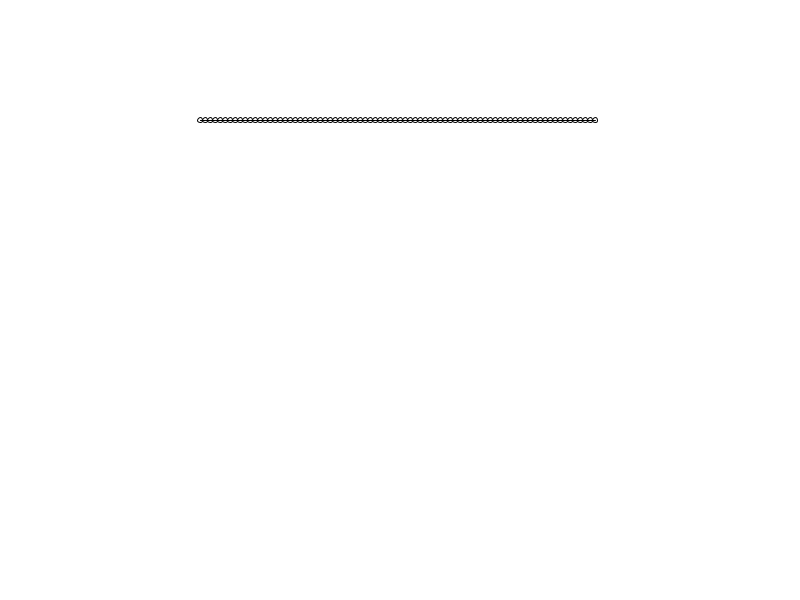
Frame 1 (no input)
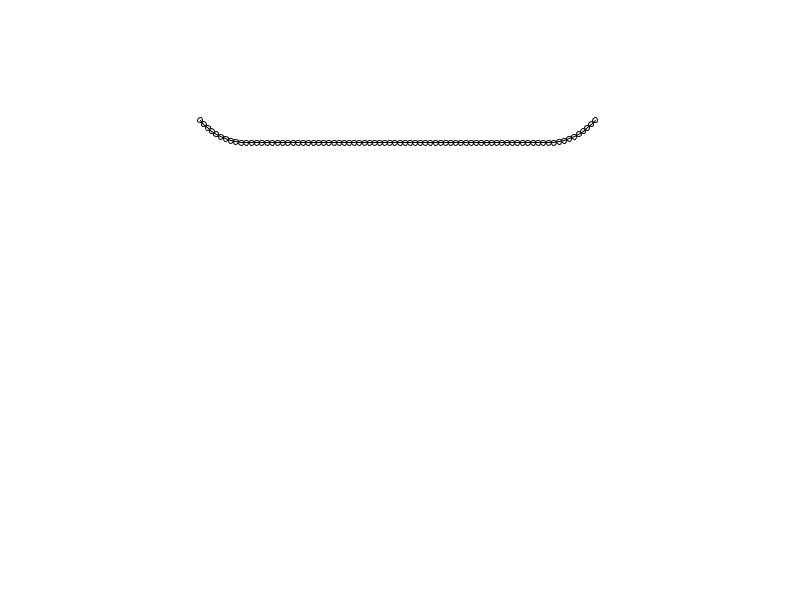
Frame 60 (the mouse pressed at the canvas centre just before this capture)
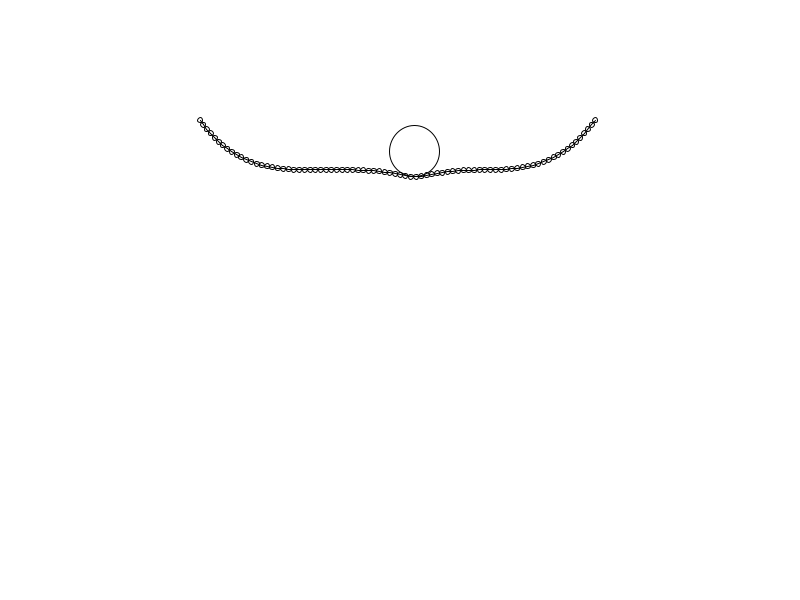
Frame 120 (the mouse held since frame 60 and released just before this capture)

The Processing sketch that drew these frames (run headless with seeded random() and noise(); from frame 60 on, the mouse is pressed at the canvas centre):

// Processing sketch: processing_84116
// ── processing_84116.pde

int numParticles = 80;
float particleDistance = 5;
float restLength = 5;
ArrayList<Particle> ptz = new ArrayList<Particle>();
ArrayList<Particle> beans = new ArrayList<Particle>();
PVector gravity = new PVector(0, 2);
float breakDist = 9;
void setup() {
  size(800, 600);
  noFill();
  for (int i = 0; i < numParticles; i++) {
    ptz.add(new Particle(ptz.size(),new PVector(width*0.5 - numParticles*particleDistance*0.5 + particleDistance*i, height*0.2), 5, 0.5));
    ptz.get(i).breakFactor = 1+ 0.5*abs(numParticles*0.5 - i);
  }
  ptz.get(0).fixed = true;
  ptz.get(ptz.size()-1).fixed = true;

  for (int i = 0; i < ptz.size();i++) {
    if (i == 0) ptz.get(i).setNeighbours(0, 1);
    else if (i == ptz.size()-1) ptz.get(i).setNeighbours(ptz.size()-2, ptz.size()-1);
    else ptz.get(i).setNeighbours(i-1, i+1);
  }
}
void draw() {
  background(255);
  //  for (int i = 0; i < ptz.size()-1; i++) {
  //    ptz.get(i).react(ptz.get(i+1).pos);
  //    ptz.get(i+1).react(ptz.get(i).pos);
  //  }
  for (int i = 0; i < ptz.size(); i++) {
    ptz.get(i).reactNeighbours();
  }
  for (int i = 0; i < ptz.size(); i++) {
    ptz.get(i).addForce(gravity);
  }
  for (int i = 0; i < ptz.size(); i++) {
    ptz.get(i).update();
  }
//  for (int i = 0; i < ptz.size()-1; i++) {
//    line(ptz.get(i).pos.x, ptz.get(i).pos.y, ptz.get(i+1).pos.x, ptz.get(i+1).pos.y);
//  }
  for (int i = 0; i < beans.size(); i++) {
    beans.get(i).addForce(gravity);
  }
  for (int i = 0; i < beans.size(); i++) {
    beans.get(i).addForce(gravity);
  }
  for (int i = 0; i < beans.size(); i++) {
    for (int j = 0; j < beans.size(); j++) {
      beans.get(i).reactDist(beans.get(j).pos, beans.get(j).sz);
      beans.get(j).reactDist(beans.get(i).pos, beans.get(i).sz);
    }
  }
  for (int i = 0; i < beans.size(); i++) {
    for (int j= 0; j < ptz.size(); j++) {
      beans.get(i).reactDist(ptz.get(j).pos, ptz.get(j).sz);
      ptz.get(j).reactDist(beans.get(i).pos, beans.get(i).sz);
    }
  }
  for (int i = 0; i < ptz.size(); i++) {
    ptz.get(i).move();
    ptz.get(i).drawNeighLine();
    ptz.get(i).draw();
  }
  for (int i = 0; i < beans.size(); i++) {
    beans.get(i).update();
    beans.get(i).move();
    beans.get(i).draw();
  }
}
class Particle {
  PVector newPos, pos, vel, force;
  boolean fixed = false;
  int n1, n2;
  float sz;
  float stiffness;
  float springForce = 21;
  int selfID;
  float breakFactor = 1;
  Particle(int id,PVector position, float saiz, float stfn) {
    pos = position.get();
    vel = new PVector(0, 0);
    force = new PVector(0, 0);
    newPos = pos.get();
    sz = saiz;
    stiffness = stfn;
    selfID = id;
  }
  void setNeighbours(int neighbour1, int neighbour2) {
    n1 = neighbour1;
    n2 = neighbour2;
  }
  void reactNeighbours() {
    react(ptz.get(n1).pos);
    react(ptz.get(n2).pos);
  }
  void neighbourCheck() {
    Particle p1 = ptz.get(n1);
    float distance = PVector.dist(pos,p1.pos);
    if(distance > breakDist*breakFactor && n1 != 0 && n1 != ptz.size()-2 && n1 != ptz.size()-3) {
      PVector mid = PVector.sub(p1.pos, pos);
        mid.normalize();
        mid.mult(distance*0.5);
        mid.add(pos);
      ptz.add(new Particle(ptz.size(),mid, 5, 0.5));
      n1 = ptz.size()-1;
      p1.n2 = ptz.size()-1;
      ptz.get(ptz.size()-1).setNeighbours(p1.selfID,selfID);
      ptz.get(ptz.size()-1).breakFactor = breakFactor*2;
    }
//    Particle p2 = ptz.get(n2);
//    if(PVector.dist(pos,p2.pos) > breakDist) {
//      ptz.add(new Particle(new PVector((pos.x+p2.pos.x)*0.5,(pos.y+p2.pos.y)*0.5), 5, 0.5));
//      n2 = ptz.size()-1;
//      p2.n1 = ptz.size()-1;
//    }
  }
  void reactDist(PVector other, float otherSZ) {
    PVector newForce = PVector.sub(other, pos);
    float distance = newForce.mag();
    if (distance < sz*0.5+otherSZ*0.5) {
      newForce.normalize();
      //      newForce.mult(distance - restLength);
      newForce.mult(-(sz*0.5+otherSZ*0.5) + distance);
      force.add(newForce);
    }
  }
  void react(PVector other) {
    PVector newForce = PVector.sub(other, pos);
    float distance = newForce.mag();
    newForce.normalize();
    newForce.mult(distance - restLength);
    newForce.mult(springForce);
    force.add(newForce);
  }
  void addForce(PVector external) {

    force.add(PVector.mult(external, stiffness));
  }
  void update() {
    if (!fixed) {
      force.mult(0.1*stiffness);
      vel.add(force);
      vel.mult(0.90);
      newPos.add(vel);
      force = new PVector(0, 0);
    }
    
  }
  void move() {
    pos = newPos.get();
    neighbourCheck();
  }
  void draw() {
    ellipse(pos.x, pos.y, sz, sz);
  }
  void drawNeighLine() {
    line(pos.x,pos.y,ptz.get(n1).pos.x,ptz.get(n1).pos.y);
  }
}
int counta = 5;
void mousePressed() {
 beans.add(new Particle(beans.size()-1,new PVector(width*0.5+random(-50, 50), 100), 60+random(-20,20), 1));
}
